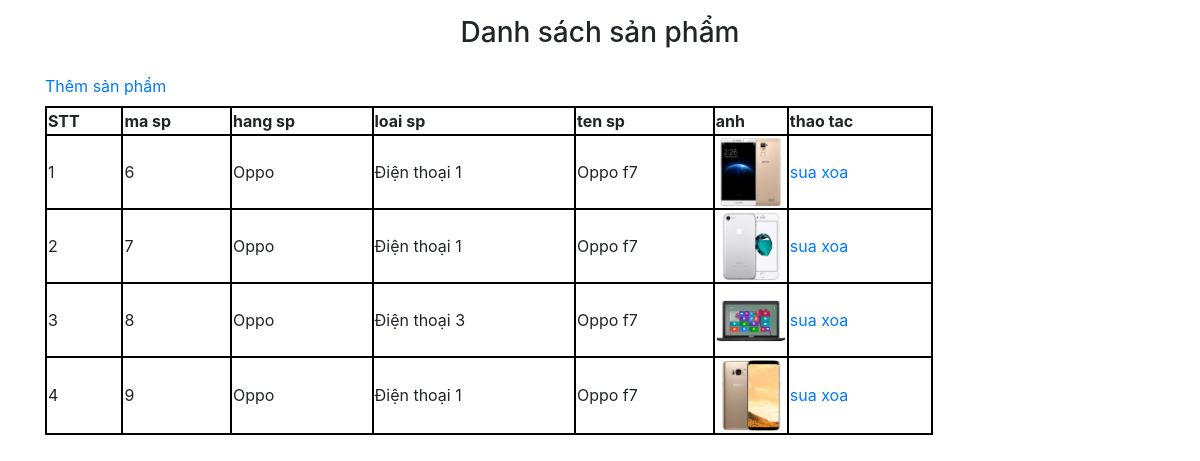
The page /sanpham/index.php on the database its author committed.
### tables this page shows
CREATE TABLE `products` (
  `id` int(11) NOT NULL,
  `hang` varchar(255) DEFAULT NULL,
  `loai` varchar(255) DEFAULT NULL,
  `ten` varchar(255) DEFAULT NULL,
  `anh` varchar(255) DEFAULT NULL
);

### sanpham/index.php (the view, shortened to what this page needs)
<!DOCTYPE html>
<html lang="en">
<head>
    <link rel="stylesheet" href="css/bootstrap.min.css">
    <link rel="stylesheet" href="css/style.css">
</head>
<body>
    <?php
    include "connection.php";
    $result = $conn->query("select * from products");
    ?>
    <div class="container" id="template">
        <h3 class="text-xl-center mr-8 p-3">Danh sách sản phẩm</h3>
        <div class="row mb-2">
            <div class="col">
                <a type="button" href="add.php">Thêm sản phẩm</a>
            </div>
        </div>
        <div class="row">
            <div class="col-md">
                <table style="width: 80%; ">
                    <thead>
                        <tr>
                            <th>STT</th>
                            <th>ma sp</th>
                            <th>hang sp</th>
                            <th>loai sp</th>
                            <th>ten sp</th>
                            <th style="width: 70px;">anh</th>
                            <th>thao tac</th>
                        </tr>
                    </thead>
                    <tbody>
                        <?php
                        if ($result->num_rows > 0) {
                            $i = 0;
                            while ($rs = $result->fetch_assoc()) {
                                $i++;
                                ?>
                                <tr>
                                    <td><?php echo $i ?></td>
                                    <td><?php echo $rs['id'] ?></td>
                                    <td><?php echo $rs['hang'] ?></td>
                                    <td><?php echo $rs['loai'] ?></td>
                                    <td><?php echo $rs['ten'] ?></td>
                                    <td ><img style="width: 70px;" src="img/<?php echo $rs['anh'] ?>" alt=""></td>
                                    <td>
                                        <a  href="edit.php?id=<?php echo $rs['id'] ?>">sua</a>
                                        <a  href="delete.php?id=<?php echo $rs['id'] ?>">xoa</a>
                                    </td>
                                </tr>
                            <?php
                        }
                    }
                    ?>
                    </tbody>
                </table>
            </div>
        </div>
    </div>
</body>
</html>

### sanpham/index.php (style rules this page uses)
th, tr, td { border:2px solid black; }

### rows shown on the page
products: id "6", hang "Oppo", loai "Điện thoại 1", ten "Oppo f7", anh (picture)
products: id "7", hang "Oppo", loai "Điện thoại 1", ten "Oppo f7", anh (picture)
products: id "8", hang "Oppo", loai "Điện thoại 3", ten "Oppo f7", anh (picture)
products: id "9", hang "Oppo", loai "Điện thoại 1", ten "Oppo f7", anh (picture)
